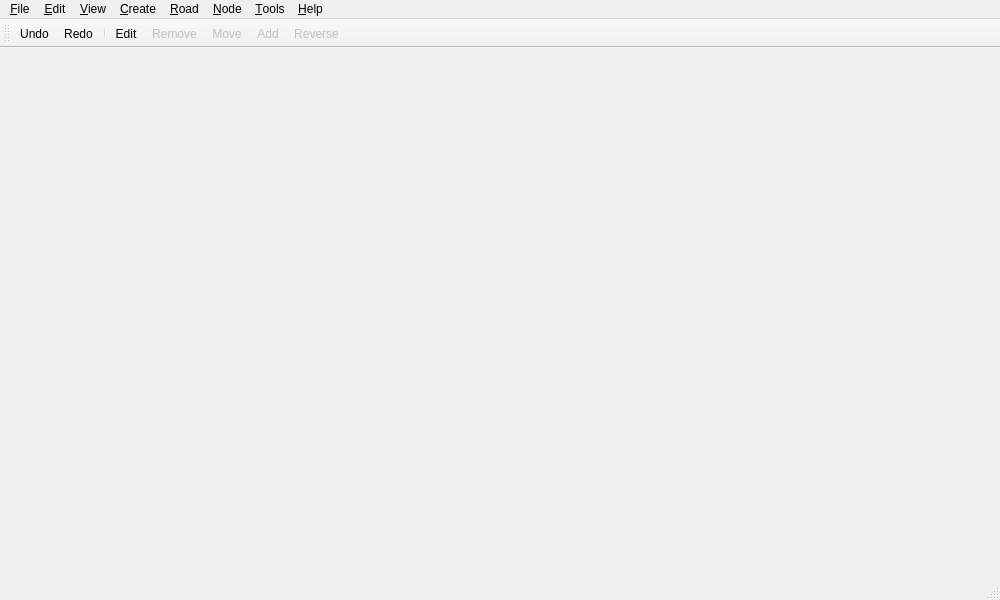
<ui version="4.0" >
 <class>MainWindow</class>
 <widget class="QMainWindow" name="MainWindow" >
  <property name="geometry" >
   <rect>
    <x>0</x>
    <y>0</y>
    <width>1000</width>
    <height>600</height>
   </rect>
  </property>
  <property name="windowTitle" >
   <string>Merkaartor</string>
  </property>
  <widget class="QWidget" name="centralWidget" />
  <widget class="QMenuBar" name="menuBar" >
   <property name="geometry" >
    <rect>
     <x>0</x>
     <y>0</y>
     <width>1000</width>
     <height>27</height>
    </rect>
   </property>
   <widget class="QMenu" name="menuHelp" >
    <property name="title" >
     <string>&amp;Help</string>
    </property>
    <addaction name="helpAboutAction" />
   </widget>
   <widget class="QMenu" name="menuCreate" >
    <property name="title" >
     <string>&amp;Create</string>
    </property>
    <addaction name="createNodeAction" />
    <addaction name="createRoadAction" />
    <addaction name="createDoubleWayAction" />
    <addaction name="createRoundaboutAction" />
    <addaction name="createAreaAction" />
    <addaction name="createRelationAction" />
   </widget>
   <widget class="QMenu" name="menuRoad" >
    <property name="title" >
     <string>&amp;Road</string>
    </property>
    <addaction name="roadSplitAction" />
    <addaction name="roadBreakAction" />
    <addaction name="roadJoinAction" />
    <addaction name="editReverseAction" />
   </widget>
   <widget class="QMenu" name="menuEdit" >
    <property name="title" >
     <string>&amp;Edit</string>
    </property>
    <addaction name="editUndoAction" />
    <addaction name="editRedoAction" />
    <addaction name="editRemoveAction" />
    <addaction name="separator" />
    <addaction name="editSelectAction" />
   </widget>
   <widget class="QMenu" name="menuView" >
    <property name="title" >
     <string>&amp;View</string>
    </property>
    <widget class="QMenu" name="menuBookmarks" >
     <property name="title" >
      <string>&amp;Bookmarks</string>
     </property>
     <addaction name="bookmarkAddAction" />
     <addaction name="bookmarkRemoveAction" />
     <addaction name="separator" />
    </widget>
    <widget class="QMenu" name="mnuProjections" >
     <property name="title" >
      <string>Set &amp;projection</string>
     </property>
     <addaction name="separator" />
    </widget>
    <addaction name="viewZoomAllAction" />
    <addaction name="viewZoomWindowAction" />
    <addaction name="viewZoomOutAction" />
    <addaction name="viewZoomInAction" />
    <addaction name="separator" />
    <addaction name="mnuProjections" />
    <addaction name="separator" />
    <addaction name="viewSetCoordinatesAction" />
    <addaction name="menuBookmarks" />
   </widget>
   <widget class="QMenu" name="menuFile" >
    <property name="title" >
     <string>&amp;File</string>
    </property>
    <widget class="QMenu" name="menuExport_OSM" >
     <property name="title" >
      <string>&amp;Export OSM</string>
     </property>
     <addaction name="exportOSMAllAction" />
     <addaction name="exportOSMViewportAction" />
    </widget>
    <addaction name="fileNewAction" />
    <addaction name="fileOpenAction" />
    <addaction name="fileImportAction" />
    <addaction name="separator" />
    <addaction name="fileSaveAction" />
    <addaction name="fileSaveAsAction" />
    <addaction name="menuExport_OSM" />
    <addaction name="separator" />
    <addaction name="renderAction" />
    <addaction name="separator" />
    <addaction name="fileDownloadAction" />
    <addaction name="fileDownloadMoreAction" />
    <addaction name="fileUploadAction" />
    <addaction name="separator" />
    <addaction name="fileQuitAction" />
   </widget>
   <widget class="QMenu" name="menuTools" >
    <property name="title" >
     <string>&amp;Tools</string>
    </property>
    <widget class="QMenu" name="menuStyle_2" >
     <property name="title" >
      <string>&amp;Style</string>
     </property>
     <addaction name="editMapStyleAction" />
     <addaction name="separator" />
     <addaction name="mapStyleSaveAction" />
     <addaction name="mapStyleLoadAction" />
    </widget>
    <addaction name="menuStyle_2" />
    <addaction name="separator" />
    <addaction name="toolsPreferencesAction" />
   </widget>
   <widget class="QMenu" name="menu_Node" >
    <property name="title" >
     <string>&amp;Node</string>
    </property>
    <addaction name="nodeMergeAction" />
   </widget>
   <addaction name="menuFile" />
   <addaction name="menuEdit" />
   <addaction name="menuView" />
   <addaction name="menuCreate" />
   <addaction name="menuRoad" />
   <addaction name="menu_Node" />
   <addaction name="menuTools" />
   <addaction name="menuHelp" />
  </widget>
  <widget class="QStatusBar" name="StatusBar" />
  <widget class="QToolBar" name="toolBar" >
   <property name="enabled" >
    <bool>true</bool>
   </property>
   <property name="windowTitle" >
    <string>Tool Bar</string>
   </property>
   <property name="orientation" >
    <enum>Qt::Horizontal</enum>
   </property>
   <property name="toolButtonStyle" >
    <enum>Qt::ToolButtonTextUnderIcon</enum>
   </property>
   <attribute name="toolBarArea" >
    <enum>TopToolBarArea</enum>
   </attribute>
   <attribute name="toolBarBreak" >
    <bool>false</bool>
   </attribute>
   <addaction name="editUndoAction" />
   <addaction name="editRedoAction" />
   <addaction name="separator" />
   <addaction name="editPropertiesAction" />
   <addaction name="editRemoveAction" />
   <addaction name="editMoveAction" />
   <addaction name="editAddAction" />
   <addaction name="editReverseAction" />
  </widget>
  <action name="fileQuitAction" >
   <property name="text" >
    <string>&amp;Quit</string>
   </property>
  </action>
  <action name="helpAboutAction" >
   <property name="text" >
    <string>&amp;About</string>
   </property>
  </action>
  <action name="fileOpenAction" >
   <property name="text" >
    <string>&amp;Open</string>
   </property>
   <property name="statusTip" >
    <string>Create a new document and import a file</string>
   </property>
   <property name="shortcut" >
    <string>Ctrl+O</string>
   </property>
  </action>
  <action name="viewZoomAllAction" >
   <property name="text" >
    <string>Zoom &amp;all</string>
   </property>
   <property name="shortcut" >
    <string>F2</string>
   </property>
  </action>
  <action name="viewZoomWindowAction" >
   <property name="text" >
    <string>Zoom &amp;window</string>
   </property>
   <property name="iconText" >
    <string>Zoom window</string>
   </property>
   <property name="toolTip" >
    <string>Zoom window</string>
   </property>
   <property name="shortcut" >
    <string>F3</string>
   </property>
  </action>
  <action name="viewZoomOutAction" >
   <property name="text" >
    <string>Zoom &amp;out</string>
   </property>
  </action>
  <action name="viewZoomInAction" >
   <property name="text" >
    <string>Zoom &amp;in</string>
   </property>
   <property name="iconText" >
    <string>Zoom in</string>
   </property>
   <property name="toolTip" >
    <string>Zoom in</string>
   </property>
  </action>
  <action name="createWayAction" >
   <property name="text" >
    <string>Curved link</string>
   </property>
   <property name="iconText" >
    <string>Curved link</string>
   </property>
   <property name="toolTip" >
    <string>Curved link</string>
   </property>
   <property name="shortcut" >
    <string/>
   </property>
  </action>
  <action name="editUndoAction" >
   <property name="icon" >
    <iconset resource="Icons/AllIcons.qrc" >:/Icons/edit-undo.xpm</iconset>
   </property>
   <property name="text" >
    <string>&amp;Undo</string>
   </property>
   <property name="shortcut" >
    <string>Ctrl+Z</string>
   </property>
  </action>
  <action name="editRedoAction" >
   <property name="icon" >
    <iconset resource="Icons/AllIcons.qrc" >:/Icons/edit-redo.xpm</iconset>
   </property>
   <property name="text" >
    <string>&amp;Redo</string>
   </property>
   <property name="shortcut" >
    <string>Ctrl+Y</string>
   </property>
  </action>
  <action name="editMoveAction" >
   <property name="enabled" >
    <bool>false</bool>
   </property>
   <property name="icon" >
    <iconset resource="Icons/AllIcons.qrc" >:/Icons/move.xpm</iconset>
   </property>
   <property name="text" >
    <string>Move</string>
   </property>
   <property name="shortcut" >
    <string>M</string>
   </property>
  </action>
  <action name="fileImportAction" >
   <property name="text" >
    <string>&amp;Import</string>
   </property>
   <property name="statusTip" >
    <string>Import a file into the current document</string>
   </property>
  </action>
  <action name="fileDownloadAction" >
   <property name="text" >
    <string>&amp;Download from web</string>
   </property>
   <property name="shortcut" >
    <string>Ctrl+D</string>
   </property>
  </action>
  <action name="createLinearWayAction" >
   <property name="text" >
    <string>Link</string>
   </property>
   <property name="iconText" >
    <string>Create link</string>
   </property>
   <property name="toolTip" >
    <string>Create link</string>
   </property>
   <property name="shortcut" >
    <string>L</string>
   </property>
  </action>
  <action name="editPropertiesAction" >
   <property name="icon" >
    <iconset resource="Icons/AllIcons.qrc" >:/Icons/toolselect.xpm</iconset>
   </property>
   <property name="text" >
    <string>Edit</string>
   </property>
   <property name="shortcut" >
    <string>Esc</string>
   </property>
  </action>
  <action name="fileUploadAction" >
   <property name="text" >
    <string>&amp;Upload to web</string>
   </property>
   <property name="shortcut" >
    <string>Ctrl+U</string>
   </property>
  </action>
  <action name="editRemoveAction" >
   <property name="enabled" >
    <bool>false</bool>
   </property>
   <property name="icon" >
    <iconset resource="Icons/AllIcons.qrc" >:/Icons/remove.xpm</iconset>
   </property>
   <property name="text" >
    <string>R&amp;emove</string>
   </property>
   <property name="shortcut" >
    <string>Del</string>
   </property>
  </action>
  <action name="createRoadAction" >
   <property name="text" >
    <string>&amp;Road</string>
   </property>
   <property name="shortcut" >
    <string>R</string>
   </property>
  </action>
  <action name="editAddAction" >
   <property name="enabled" >
    <bool>false</bool>
   </property>
   <property name="icon" >
    <iconset resource="Icons/AllIcons.qrc" >:/Icons/add.xpm</iconset>
   </property>
   <property name="text" >
    <string>Add</string>
   </property>
   <property name="visible" >
    <bool>false</bool>
   </property>
  </action>
  <action name="createNodeAction" >
   <property name="text" >
    <string>&amp;Node</string>
   </property>
   <property name="shortcut" >
    <string>N</string>
   </property>
  </action>
  <action name="editReverseAction" >
   <property name="enabled" >
    <bool>false</bool>
   </property>
   <property name="icon" >
    <iconset resource="Icons/AllIcons.qrc" >:/Icons/reverse.xpm</iconset>
   </property>
   <property name="text" >
    <string>&amp;Reverse</string>
   </property>
  </action>
  <action name="viewSetCoordinatesAction" >
   <property name="text" >
    <string>&amp;Set coordinates</string>
   </property>
  </action>
  <action name="createDoubleWayAction" >
   <property name="text" >
    <string>&amp;Double carriage way</string>
   </property>
  </action>
  <action name="createRoundaboutAction" >
   <property name="text" >
    <string>&amp;Roundabout</string>
   </property>
  </action>
  <action name="fileNewAction" >
   <property name="text" >
    <string>&amp;New</string>
   </property>
   <property name="statusTip" >
    <string>Create a new document</string>
   </property>
   <property name="shortcut" >
    <string>Ctrl+N</string>
   </property>
  </action>
  <action name="roadSplitAction" >
   <property name="text" >
    <string>&amp;Split</string>
   </property>
  </action>
  <action name="roadJoinAction" >
   <property name="text" >
    <string>&amp;Join</string>
   </property>
  </action>
  <action name="roadBreakAction" >
   <property name="text" >
    <string>&amp;Break apart</string>
   </property>
  </action>
  <action name="createRelationAction" >
   <property name="text" >
    <string>Re&amp;lation</string>
   </property>
  </action>
  <action name="createAreaAction" >
   <property name="text" >
    <string>&amp;Area</string>
   </property>
  </action>
  <action name="editMapStyleAction" >
   <property name="text" >
    <string>&amp;Edit</string>
   </property>
  </action>
  <action name="mapStyleSaveAction" >
   <property name="text" >
    <string>&amp;Save</string>
   </property>
  </action>
  <action name="mapStyleLoadAction" >
   <property name="text" >
    <string>&amp;Load</string>
   </property>
  </action>
  <action name="createCurvedRoadAction" >
   <property name="text" >
    <string>&amp;Curved road</string>
   </property>
  </action>
  <action name="toolsPreferencesAction" >
   <property name="text" >
    <string>&amp;Preferences...</string>
   </property>
  </action>
  <action name="exportOSMAllAction" >
   <property name="text" >
    <string>&amp;All...</string>
   </property>
   <property name="statusTip" >
    <string>Export all visible layers to a file</string>
   </property>
  </action>
  <action name="editSelectAction" >
   <property name="text" >
    <string>&amp;Select...</string>
   </property>
  </action>
  <action name="renderAction" >
   <property name="text" >
    <string>Render...</string>
   </property>
  </action>
  <action name="exportOSMViewportAction" >
   <property name="text" >
    <string>&amp;Viewport...</string>
   </property>
   <property name="statusTip" >
    <string>Export the features in the viewport to a file</string>
   </property>
  </action>
  <action name="bookmarkAddAction" >
   <property name="text" >
    <string>&amp;Add...</string>
   </property>
  </action>
  <action name="bookmarkRemoveAction" >
   <property name="text" >
    <string>&amp;Remove...</string>
   </property>
  </action>
  <action name="nodeMergeAction" >
   <property name="text" >
    <string>&amp;Merge</string>
   </property>
   <property name="statusTip" >
    <string>Merge the selected nodes (first selected will remain)</string>
   </property>
  </action>
  <action name="fileSaveAsAction" >
   <property name="text" >
    <string>Save &amp;As...</string>
   </property>
  </action>
  <action name="fileSaveAction" >
   <property name="text" >
    <string>&amp;Save</string>
   </property>
   <property name="shortcut" >
    <string>Ctrl+S</string>
   </property>
  </action>
  <action name="fileDownloadMoreAction" >
   <property name="text" >
    <string>Download more</string>
   </property>
   <property name="toolTip" >
    <string>Download the current view to the previous download layer</string>
   </property>
   <property name="statusTip" >
    <string>Download the current view to the previous download layer</string>
   </property>
   <property name="whatsThis" >
    <string>Download the current view to the previous download layer</string>
   </property>
   <property name="shortcut" >
    <string>Ctrl+Shift+D</string>
   </property>
  </action>
 </widget>
 <resources>
  <include location="Icons/AllIcons.qrc" />
 </resources>
 <connections>
  <connection>
   <sender>fileQuitAction</sender>
   <signal>triggered()</signal>
   <receiver>MainWindow</receiver>
   <slot>close()</slot>
   <hints>
    <hint type="sourcelabel" >
     <x>-1</x>
     <y>-1</y>
    </hint>
    <hint type="destinationlabel" >
     <x>403</x>
     <y>322</y>
    </hint>
   </hints>
  </connection>
 </connections>
</ui>
